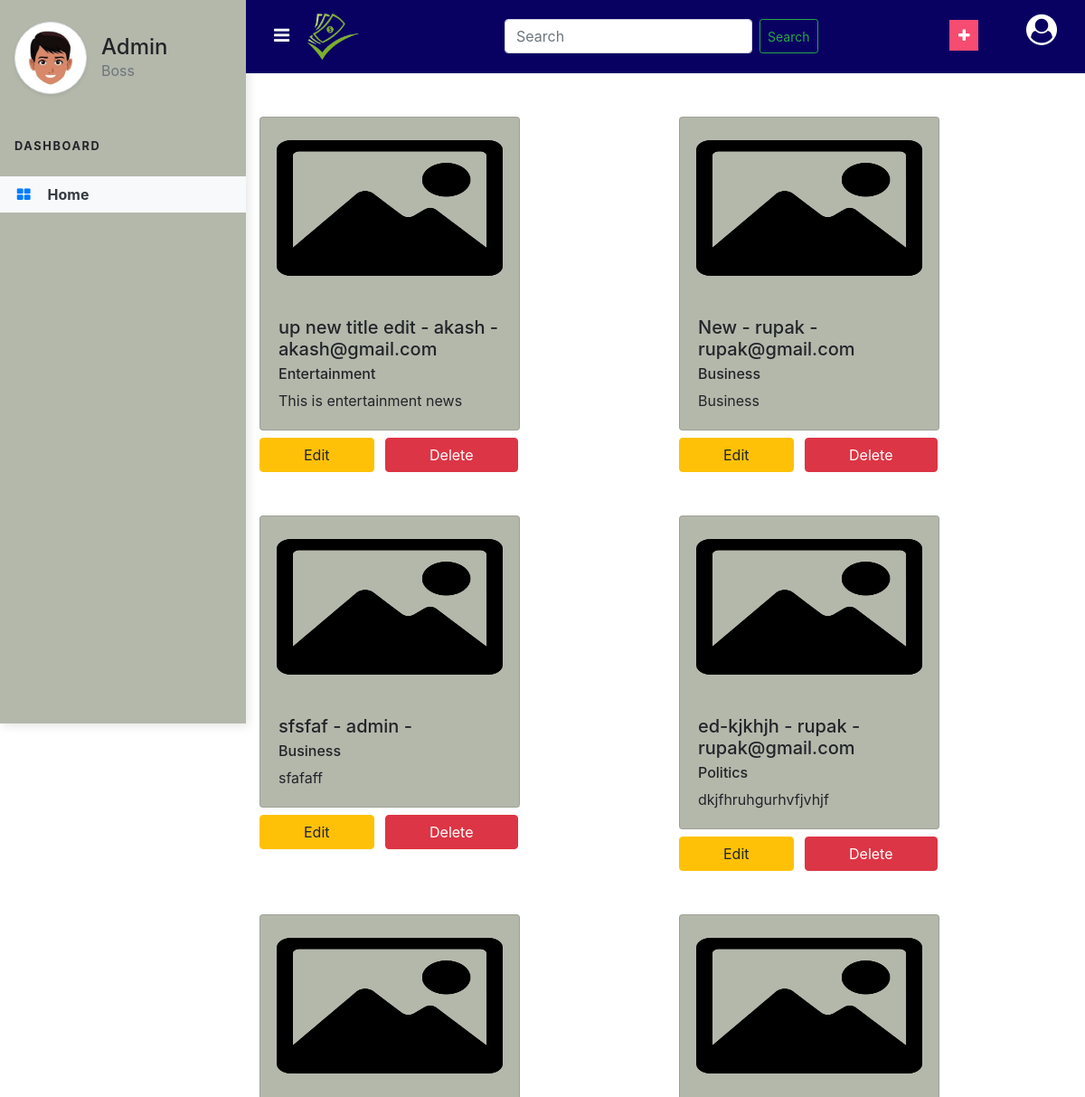
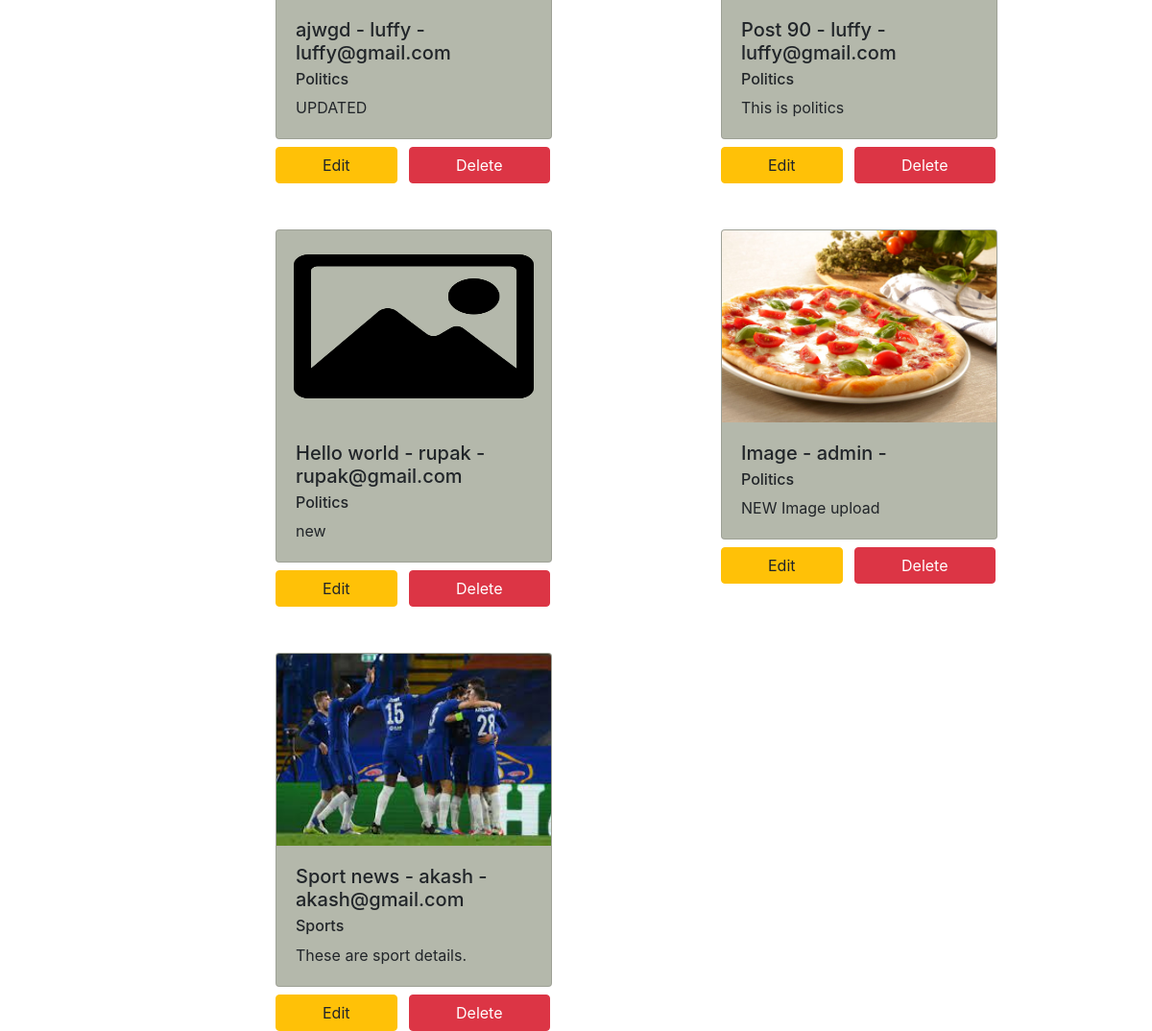
The app's page /dashboard/ (signed in) with its own data (2 pictures, top to bottom).
### loginapp/models.py (models this page shows, shortened)
class Post(models.Model):
    title = models.CharField(max_length = 255)
    header_image = models.ImageField(null=True, blank=True, upload_to="loginapp\static\Images")
    auth = models.ForeignKey(User,on_delete = models.CASCADE)
    body = RichTextField(blank = True , null = True)
    category = models.CharField(max_length=255, default='Politics')

### loginapp/views.py (the view)
# urls.py: path('dashboard/', AddPostView.as_view(), name='dashboard')
class AddPostView(LoginRequiredMixin,CreateView, ListView):
    model = Post
    form_class = PostForm
    template_name = 'loginapp/Html file/Dashboard.html'
    success_url = reverse_lazy('dashboard')

### loginapp/forms.py
class PostForm(forms.ModelForm):
    class Meta:
        model = Post
        fields=('title', 'auth', 'category', 'body', 'header_image')
        widgets={
            'title': forms.TextInput(attrs={'class': 'form-control'}),
            'auth': forms.Select(attrs={'class': 'form-control'}),
            'category': forms.Select(choices=choice_list, attrs={'class': 'form-control'}),
            'body': forms.Textarea(attrs={'class': 'form-control'}),
        }

### loginapp/templates/loginapp/Html file/Dashboard.html (shortened to what this page needs)
{% load static %}
<!DOCTYPE html>
<html>
  <head>
    <link
      rel="stylesheet"
      type="text/css"
      href="
      {% static 'css/Dashboard.css' %}"
    />
    <link
      rel="stylesheet"
      href="https://maxcdn.bootstrapcdn.com/bootstrap/4.5.2/css/bootstrap.min.css"
    />
    <link
      rel="stylesheet"
      href="https://cdnjs.cloudflare.com/ajax/libs/font-awesome/4.7.0/css/font-awesome.min.css"
    />
  </head>
  <body>
    <div class="vertical-nav" id="sidebar">
      <div class="py-4 px-3 mb-4">
        <div class="media d-flex align-items-center">
          <img
            src="{% static 'images/boy.jpg' %}"
            alt="..."
            width="80"
            height="80"
            class="mr-3 rounded-circle img-thumbnail shadow-sm"
          />
          <div class="media-body">
            <h4 class="m-0" 0>Admin</h4>
            <p class="font-weight-normal text-muted mb-0">Boss</p>
          </div>
        </div>
      </div>
      <p
        class="text-black font-weight-bold text-uppercase px-3 small pb-4 mb-0"
      >
        Dashboard
      </p>
      <ul class="nav flex-column mb-0">
        <li class="nav-item">
          <a href="{% url 'dashboard' %}" class="nav-link text-dark bg-light">
            <i class="fa fa-th-large mr-3 text-primary fa-fw"></i>Home
          </a>
        </li>
      </ul>
    </div>
    <div class="page-content" id="content">
      <nav class="navbar navbar-expand-md navbar-dark navigation">
        <div class="container">
          <div>
            <i
              class="fa fa-bars mr-2"
              id="sidebarCollapse"
              style="color: white; font-size: 20px"
            ></i>
            <a
              href="{% url 'home' %}"
              class="navbar-brand text-warning font-weight-bold"
            >
              <img class="navbar-logo" src="{% static 'images/logo1.png' %}" />
            </a>
          </div>
          <form class="d-flex">
            <input
              class="form-control"
              type="search"
              placeholder="Search"
              aria-label="Search"
            />
            <button class="btn btn-outline-success btn-sm ml-2" type="submit">
              Search
            </button>
          </form>
          <div style="margin-bottom: 5px">
            <button
              class="addButton mr-5 mb-1"
              data-toggle="modal"
              data-target="#myModal"
            >
              <i class="fa fa-plus" aria-hidden="true"></i>
            </button>
              </div>
            </div>
            <i
              class="fa fa-user-circle"
              style="color: white; font-size: 34px"
            ></i>
          </div>
      <div class="container">
        <div class="row">
          {% for post in object_list %}
          <div class="col-sm mt-5">
            <div class="card" style="width: 18rem; background-color: #b4b8ab">
              {% if post.header_image %}
              <img src="{{ post.header_image.url }}" class="card-img-top" alt="...">
              {% else %}
              <img src="{% static 'Images/icon-image.png' %}" class="card-img-top" alt="...">
              {% endif %}
              <div class="card-body">
                <h5 class="card-title">
                  {{ post.title }} - {{ post.auth.username }} - {{ post.auth.email }}
                </h5>
                <h6 class="card-subtitle mb-2 text-black">{{ post.category}}</h6>
                <p class="card-text">
                  {{ post.body }}
                </p>
              </div>
            </div>
            <form method="post" >
              <a href="{% url 'update_post' post.id %}" class="btn btn-warning mt-2 px-5 mr-2">Edit</a>
            <a class="btn btn-danger mt-2 px-5 mr-2"href="{% url 'delete_post' post.id %}">Delete</a>
          </div>
          {% endfor %}
        </div>
      </div>
  </body>
</html>

### loginapp/static/css/Dashboard.css (style rules this page uses)
body { min-height: 100vh; overflow-x: hidden; }
.vertical-nav { min-width: 17rem; width: 17rem; height: 100vh; position: fixed; top: 0; left: 0; box-shadow: 3px 3px 10px rgba(0,0,0,0.1); transition: all 0.4s; background-color: #B4B8AB; }
.page-content { width: calc(100% -17rem); margin-left: 17rem; transition: all 0.4s; }
.text-uppercase { letter-spacing: 0.1rem; }
.nav-link { color: white; font-weight: bold; }
.text-primary { color: #7579e7 !important; }
.addButton { background-color: #F64C72; border: none; outline: none; color: white; padding: 5px 10px; }
.navigation { background-color: #090162; }
.navbar-logo { margin-left: 4px; cursor: pointer; width: 60px; margin-top: 0rem; }
.card-img-top { height: 25vh; }

### records on screen
Post: title "up new title edit", auth.username "akash", auth.email "akash@gmail.com", category "Entertainment", body "This is entertainment news"
Post: title "New", auth.username "rupak", auth.email "rupak@gmail.com", category "Business", body "Business"
Post: title "sfsfaf", auth.username "admin", category "Business", body "sfafaff"
Post: title "ed-kjkhjh", auth.username "rupak", auth.email "rupak@gmail.com", category "Politics", body "dkjfhruhgurhvfjvhjf"
Post: title "ajwgd", auth.username "luffy", auth.email "luffy@gmail.com", category "Politics", body "UPDATED"
Post: title "Post 90", auth.username "luffy", auth.email "luffy@gmail.com", category "Politics", body "This is politics"
Post: title "Hello world", auth.username "rupak", auth.email "rupak@gmail.com", category "Politics", body "new"
Post: header_image (picture), title "Image", auth.username "admin", category "Politics", body "NEW Image upload"
Post: header_image (picture), title "Sport news", auth.username "akash", auth.email "akash@gmail.com", category "Sports", body "These are sport details."
